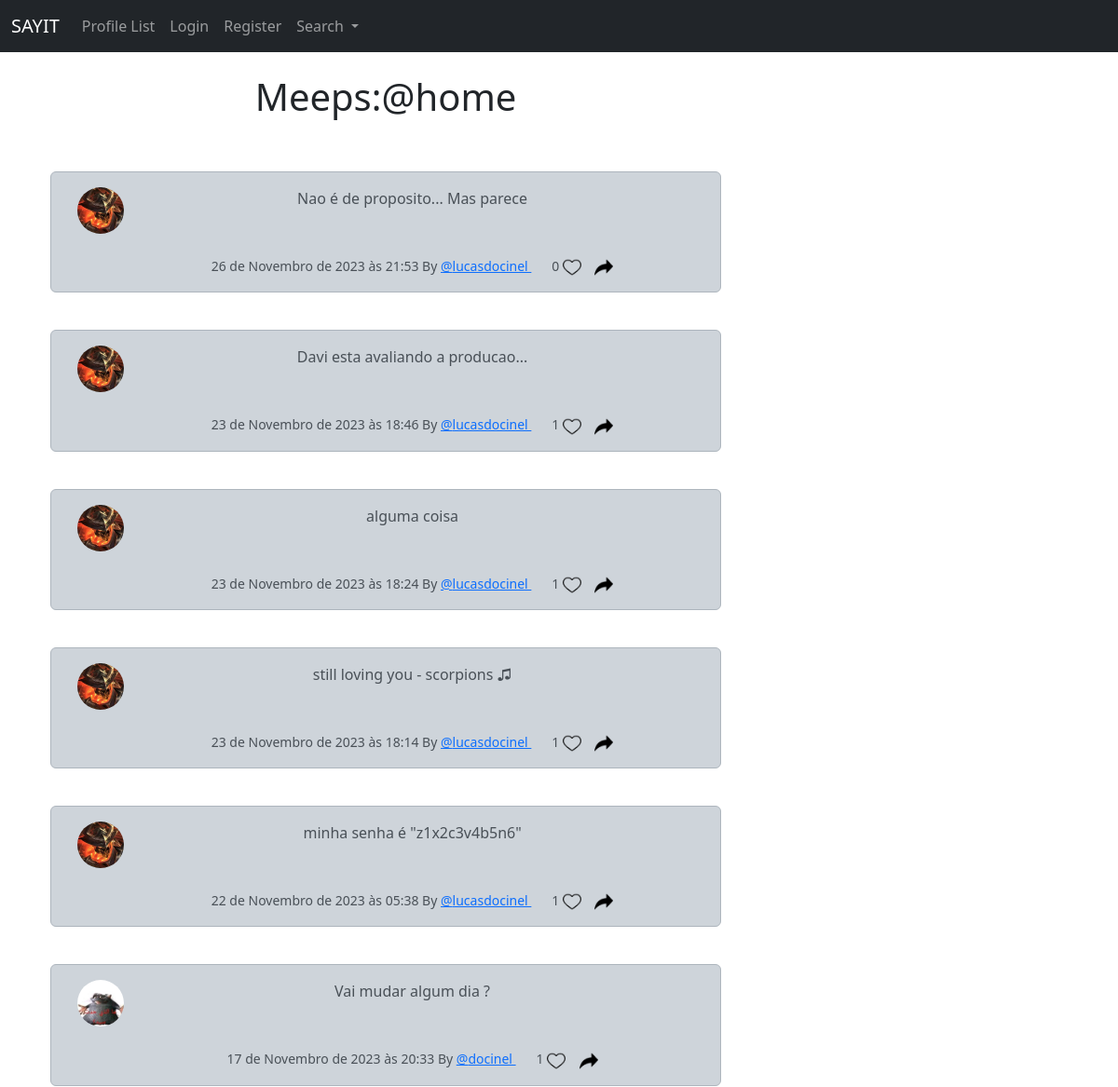
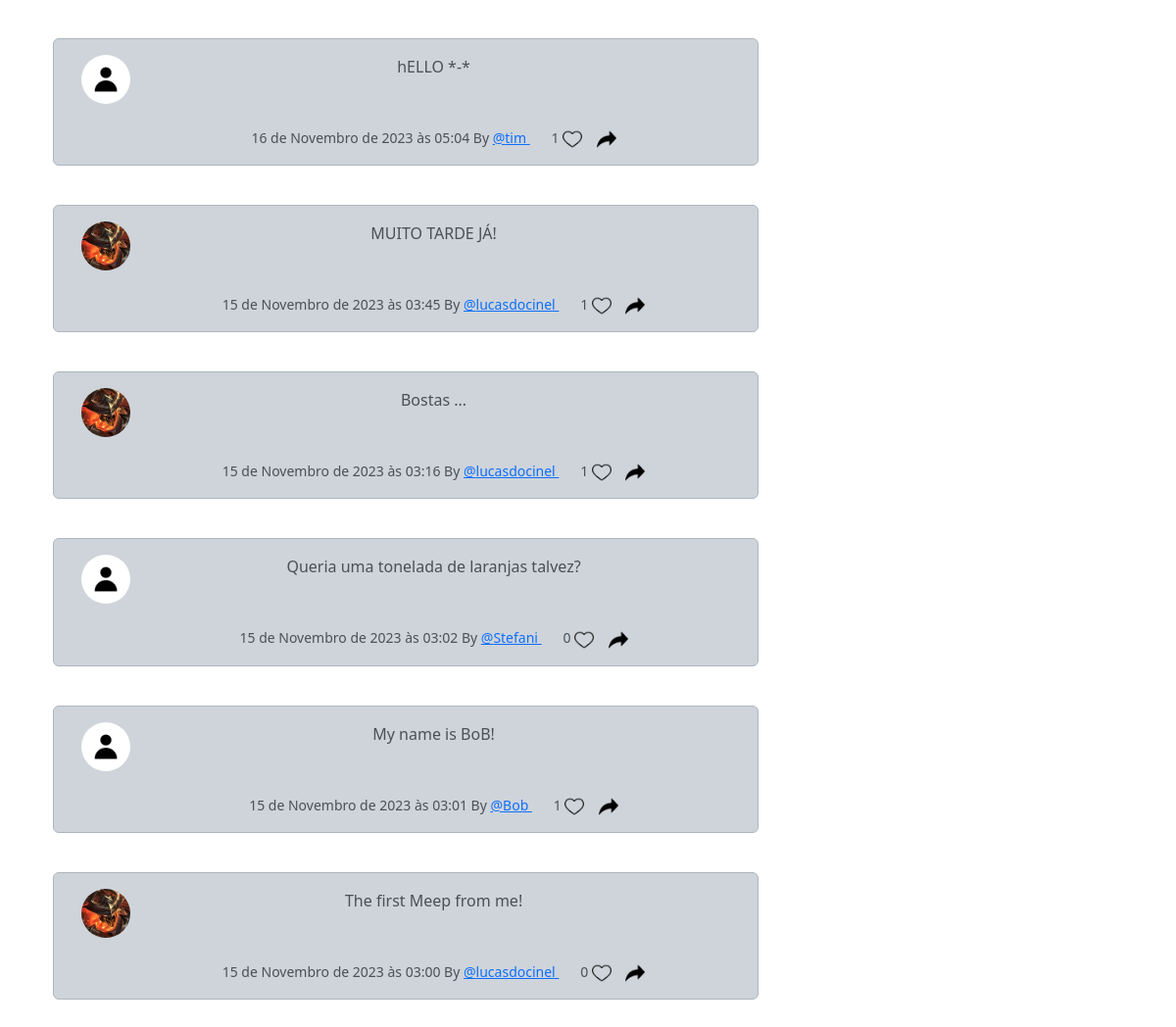
Before: / with the older database file (2 pictures, top to bottom).
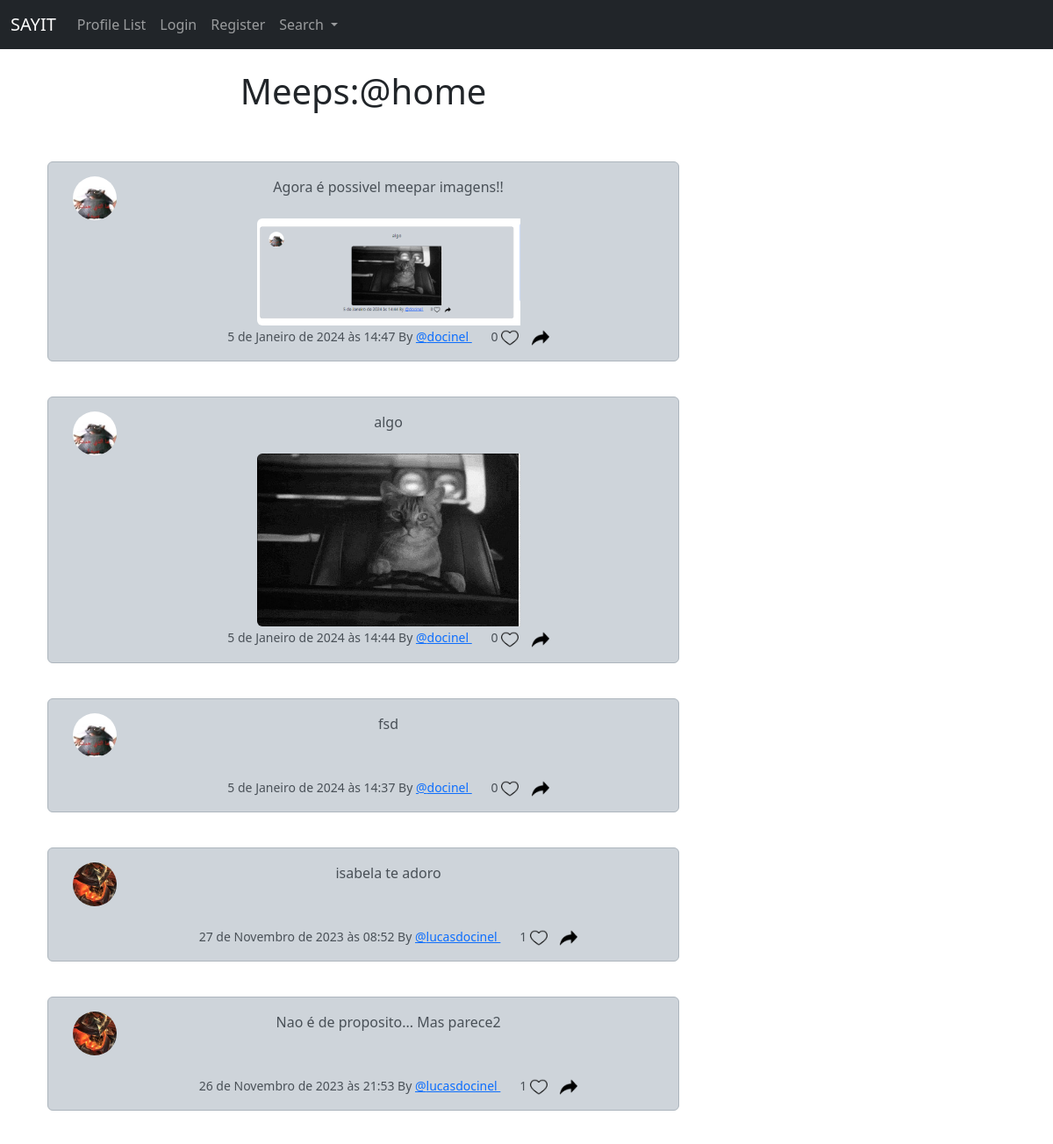
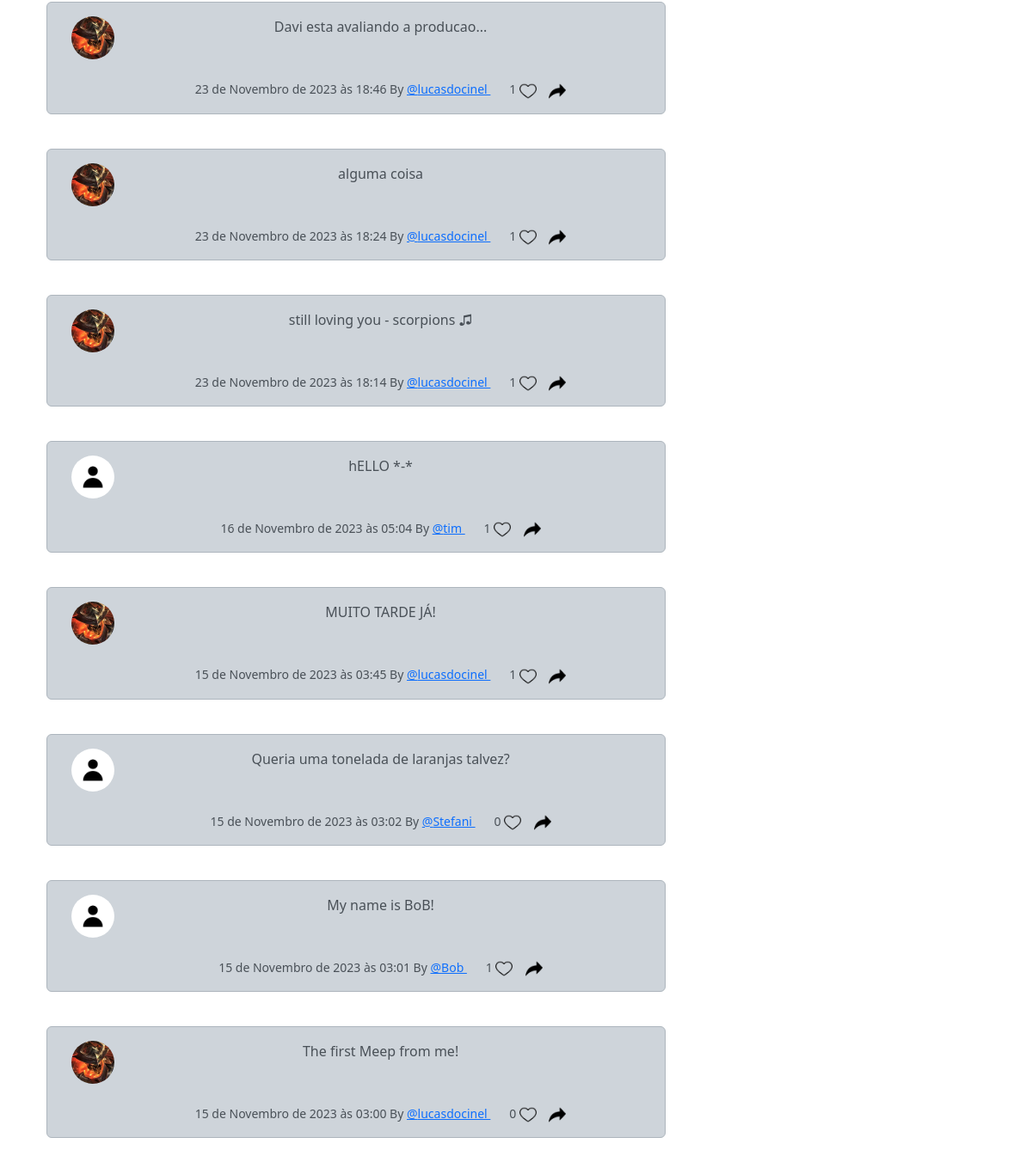
After: the same page with the newer database file (2 pictures, top to bottom).
### musker/models.py (models this page shows, shortened)
class Meep(models.Model):
    user = models.ForeignKey(User, related_name='meeps',on_delete=models.DO_NOTHING)
    body = models.CharField(max_length=200, blank=True)
    image = models.ImageField(upload_to='images/meep_images/', blank=True, null=True)
    created_at = models.DateTimeField(auto_now_add=True)
    likes = models.ManyToManyField(User, related_name='meep_like', blank=True)
    def number_of_likes(self):
        return self.likes.count()

class Profile(models.Model):
    user = models.OneToOneField(User, on_delete=models.CASCADE)
    follows = models.ManyToManyField(
        "self",
        related_name="followed_by",
        symmetrical=False,
        blank=True
    )
    date_modified = models.DateTimeField(User, auto_now=True)
    profile_image = models.ImageField(null=True, blank=True, upload_to="images/profile/")
    profile_bio = models.CharField(null=True, blank=True, max_length=500)
    homepage_link = models.CharField(null=True, blank=True, max_length=200)
    facebook_link = models.CharField(null=True, blank=True, max_length=200)
    instagram_link = models.CharField(null=True, blank=True, max_length=200)
    linkedin_link = models.CharField(null=True, blank=True, max_length=200)

### musker/views.py (the view)
# urls.py: path('', views.home, name='home'),
def home(request):
    if request.user.is_authenticated:
        form = MeepForm(request.POST or None, request.FILES or None)
        if request.method == 'POST':
            if form.is_valid():
                meep = form.save(commit=False)
                meep.user = request.user
                meep.save()
                messages.success(request, ('Your Meep Has Been Posted!'))
                return redirect('home')
        meeps = Meep.objects.all().order_by('-created_at')
        return render(request, 'home.html', {"meeps": meeps, "form": form})
    else:
        meeps = Meep.objects.all().order_by('-created_at')
        return render(request, 'home.html', {"meeps": meeps})

### musker/templates/home.html (shortened to what this page needs)
{% extends 'base.html' %}
{% load static %}
{% block content %}
<div class="container text-center">
    <div class="row">
        <div class="col-8">
    <h1>Meeps:@home</h1>
    <br/><br/>
    {% for meep in meeps %}
        <div class="alert alert-dark" role="alert">
    <div class="container">
        <div class="row">
            <div class="col-1">
                {% if meep.user.profile.profile_image %}
                    <img src="{{ meep.user.profile.profile_image.url }}" width="50" height="50" class="rounded-circle" alt="{{ profile.user.username }}">
                {% else %}
                    <img src="{% static 'images/default_profile.jpg' %}" width="50" height="50" class="rounded-circle" alt="{{ profile.user.username }}">
                {% endif %}
            </div>
            <div class="col-md-11">
                {{ meep.body }}<br><br>
                {% if meep.image %}
                    <img id="meepImage{{ meep.id }}" src="{{ meep.image.url }}" width="300" height="300" class="img-fluid rounded-start" alt="{{ meep.user.username }}" onclick="expandImage('meepImage{{ meep.id }}')">
                {% endif %}<br>
                <small class="text-mudet">
                    {{ meep.created_at }} By
                    <a href="{% url 'profile' meep.user.id %}">
                        @{{ meep.user.username }}
                    </a>
                    {{ meep.number_of_likes }}
                    {% if user in meep.likes.all %}
                        <a href="{% url 'meep_like' meep.id %}"><img src="{% static 'images/coracao_cheio.png' %}" height="20" width="20" srcset=""></a>
                    {% else %}
                        <a href="{% url 'meep_like' meep.id %}"><img src="{% static 'images/coracao.png' %}" height="20" width="20" srcset=""></a>
                    {% endif %}
                    <a href="{% url 'meep_show' meep.id %}"><img src="{% static 'images/compartilhar.png' %}" height="20" width="20" srcset=""></a>
                </small>
            </div>
        </div>
    </div>
        </div>
        <br/>
    {% endfor %}
</div>
<div class="col-4">
    <br/><br/><br/><br/>
</div>
{% endblock %}

Changed rows visible on the page:
removed Meep: user.profile.profile_image (picture), body "minha senha é \"z1x2c3v4b5n6\"", created_at "22 de Novembro de 2023 às 05:38", user.username "lucasdocinel", number_of_likes "1"
removed Meep: user.profile.profile_image (picture), body "Vai mudar algum dia ?", created_at "17 de Novembro de 2023 às 20:33", user.username "docinel", number_of_likes "1"
removed Meep: user.profile.profile_image (picture), body "Bostas ...", created_at "15 de Novembro de 2023 às 03:16", user.username "lucasdocinel", number_of_likes "1"
added Meep: user.profile.profile_image (picture), body "Agora é possivel meepar imagens!!", image (picture), created_at "5 de Janeiro de 2024 às 14:47", user.username "docinel", number_of_likes "0"
added Meep: user.profile.profile_image (picture), body "algo", image (picture), created_at "5 de Janeiro de 2024 às 14:44", user.username "docinel", number_of_likes "0"
added Meep: user.profile.profile_image (picture), body "fsd", created_at "5 de Janeiro de 2024 às 14:37", user.username "docinel", number_of_likes "0"
added Meep: user.profile.profile_image (picture), body "isabela te adoro", created_at "27 de Novembro de 2023 às 08:52", user.username "lucasdocinel", number_of_likes "1"
changed Meep: body "Nao é de proposito... Mas parece" → "Nao é de proposito... Mas parece2"; number_of_likes "0" → "1"
